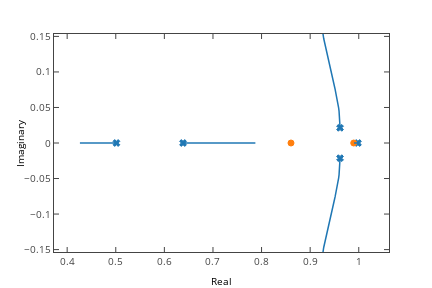

Here is the notebook cell this chart was saved with:
### Markdown cell above
Ikusten denez, puntako denbora ~9s da eta gaindiketa %156, nahi denaren baino pixka bat baxuagoa.  Ikusita kontrol seinalea ez dela handia, aztertu daiteke Erroen Kokaera K-ren arabera diseinua hobetu ahal den (K handituz).

### Code cell
c.rlocus(K*g2z*sarea,sp.r_[0:2:0.05])
f=plt.gcf();py.iplot_mpl(f)

### Figure 1 — Plotly figure (JSON) as saved in the notebook; plotly's stock layout.template omitted (floating-point values rounded to 4 significant figures)
{"data": [{"marker": {"color": "#1F77B4", "line": {"color": "#1F77B4", "width": 1}, "opacity": 1, "size": 6, "symbol": "x"}, "mode": "markers", "name": "_line0", "type": "scatter", "uid": "ea089bce-fcb1-4874-8236-016cff7f6128", "x": [0.9983, 0.9615, 0.9615, 0.6384, 0.5013], "xaxis": "x", "y": [0, 0.02134, -0.02134, 0, 0], "yaxis": "y"}, {"marker": {"color": "#FF7F0E", "line": {"color": "#FF7F0E", "width": 1}, "opacity": 1, "size": 6, "symbol": "circle"}, "mode": "markers", "name": "_line1", "type": "scatter", "uid": "ff2f641d-100c-4d90-9c08-12794d4d356d", "x": [-2.889, 0.9897, 0.8606, -0.203], "xaxis": "x", "y": [0, 0, 0, 0], "yaxis": "y"}, {"line": {"color": "rgba (31, 119, 180, 1)", "dash": "solid", "width": 1.5}, "mode": "lines", "name": "rootlocus", "type": "scatter", "uid": "dcbd1ff4-dd05-49fc-8731-b63727fe691a", "x": [0.5013, 0.4977, 0.4943, 0.4911, 0.488, 0.4852, 0.4825, 0.4798, 0.4774, 0.475, 0.4726, 0.4704, 0.4683, 0.4662, 0.4642, 0.4622, 0.4603, 0.4584, 0.4566, 0.4549, 0.4531, 0.4515, 0.4498, 0.4482, 0.4466, 0.4451, 0.4436, 0.4421, 0.4407, 0.4392, 0.4378, 0.4365, 0.4351, 0.4338, 0.4325, 0.4312, 0.4299, 0.4287, 0.4274, 0.4262], "xaxis": "x", "y": [0, 0, 0, 0, 0, 0, 0, 0, 0, 0, 0, 0, 0, 0, 0, 0, 0, 0, 0, 0, 0, 0, 0, 0, 0, 0, 0, 0, 0, 0, 0, 0, 0, 0, 0, 0, 0, 0, 0, 0], "yaxis": "y"}, {"line": {"color": "rgba (31, 119, 180, 1)", "dash": "solid", "width": 1.5}, "mode": "lines", "name": "rootlocus", "type": "scatter", "uid": "75056ae0-d03c-4830-a248-5ac700d34e77", "x": [0.6384, 0.6441, 0.6497, 0.655, 0.6601, 0.6651, 0.67, 0.6747, 0.6793, 0.6839, 0.6884, 0.6928, 0.6971, 0.7013, 0.7055, 0.7096, 0.7137, 0.7177, 0.7216, 0.7255, 0.7293, 0.733, 0.7367, 0.7403, 0.7439, 0.7473, 0.7507, 0.7541, 0.7573, 0.7605, 0.7635, 0.7665, 0.7694, 0.7723, 0.775, 0.7776, 0.7802, 0.7826, 0.785, 0.7873], "xaxis": "x", "y": [0, 0, 0, 0, 0, 0, 0, 0, 0, 0, 0, 0, 0, 0, 0, 0, 0, 0, 0, 0, 0, 0, 0, 0, 0, 0, 0, 0, 0, 0, 0, 0, 0, 0, 0, 0, 0, 0, 0, 0], "yaxis": "y"}, {"line": {"color": "rgba (31, 119, 180, 1)", "dash": "solid", "width": 1.5}, "mode": "lines", "name": "rootlocus", "type": "scatter", "uid": "24be11e2-0cd9-4401-88a4-80bf49fcde7c", "x": [0.9615, 0.9613, 0.9609, 0.9602, 0.9594, 0.9586, 0.9576, 0.9567, 0.9556, 0.9546, 0.9535, 0.9525, 0.9514, 0.9503, 0.9492, 0.9481, 0.947, 0.9459, 0.9448, 0.9437, 0.9426, 0.9415, 0.9405, 0.9394, 0.9384, 0.9374, 0.9364, 0.9354, 0.9345, 0.9336, 0.9327, 0.9318, 0.931, 0.9302, 0.9294, 0.9287, 0.928, 0.9273, 0.9267, 0.9261], "xaxis": "x", "y": [-0.02134, -0.02848, -0.03454, -0.03993, -0.04483, -0.04936, -0.05361, -0.05763, -0.06147, -0.06515, -0.0687, -0.07215, -0.0755, -0.07878, -0.082, -0.08515, -0.08827, -0.09134, -0.09437, -0.09738, -0.1004, -0.1033, -0.1063, -0.1092, -0.1121, -0.115, -0.118, -0.1209, -0.1237, -0.1266, -0.1295, -0.1324, -0.1353, -0.1381, -0.141, -0.1438, -0.1467, -0.1495, -0.1523, -0.1551], "yaxis": "y"}, {"line": {"color": "rgba (31, 119, 180, 1)", "dash": "solid", "width": 1.5}, "mode": "lines", "name": "rootlocus", "type": "scatter", "uid": "0b384164-54e2-4f62-9e24-5ce3130dcc46", "x": [0.9615, 0.9613, 0.9609, 0.9602, 0.9594, 0.9586, 0.9576, 0.9567, 0.9556, 0.9546, 0.9535, 0.9525, 0.9514, 0.9503, 0.9492, 0.9481, 0.947, 0.9459, 0.9448, 0.9437, 0.9426, 0.9415, 0.9405, 0.9394, 0.9384, 0.9374, 0.9364, 0.9354, 0.9345, 0.9336, 0.9327, 0.9318, 0.931, 0.9302, 0.9294, 0.9287, 0.928, 0.9273, 0.9267, 0.9261], "xaxis": "x", "y": [0.02134, 0.02848, 0.03454, 0.03993, 0.04483, 0.04936, 0.05361, 0.05763, 0.06147, 0.06515, 0.0687, 0.07215, 0.0755, 0.07878, 0.082, 0.08515, 0.08827, 0.09134, 0.09437, 0.09738, 0.1004, 0.1033, 0.1063, 0.1092, 0.1121, 0.115, 0.118, 0.1209, 0.1237, 0.1266, 0.1295, 0.1324, 0.1353, 0.1381, 0.141, 0.1438, 0.1467, 0.1495, 0.1523, 0.1551], "yaxis": "y"}, {"line": {"color": "rgba (31, 119, 180, 1)", "dash": "solid", "width": 1.5}, "mode": "lines", "name": "rootlocus", "type": "scatter", "uid": "0de79ae7-4cfd-4ab7-a9b7-0213f3bb3657", "x": [0.9983, 0.9964, 0.9951, 0.9942, 0.9935, 0.993, 0.9926, 0.9923, 0.992, 0.9918, 0.9916, 0.9915, 0.9913, 0.9912, 0.9911, 0.991, 0.991, 0.9909, 0.9908, 0.9908, 0.9907, 0.9907, 0.9906, 0.9906, 0.9906, 0.9905, 0.9905, 0.9905, 0.9904, 0.9904, 0.9904, 0.9904, 0.9903, 0.9903, 0.9903, 0.9903, 0.9903, 0.9903, 0.9902, 0.9902], "xaxis": "x", "y": [0, 0, 0, 0, 0, 0, 0, 0, 0, 0, 0, 0, 0, 0, 0, 0, 0, 0, 0, 0, 0, 0, 0, 0, 0, 0, 0, 0, 0, 0, 0, 0, 0, 0, 0, 0, 0, 0, 0, 0], "yaxis": "y"}], "layout": {"autosize": false, "height": 288, "hovermode": "closest", "margin": {"b": 36, "l": 54, "pad": 0, "r": 43, "t": 34}, "showlegend": false, "width": 432, "xaxis": {"anchor": "y", "autorange": false, "domain": [0, 1], "mirror": "ticks", "nticks": 11, "range": [0.3729, 1.062], "showgrid": false, "showline": true, "side": "bottom", "tickfont": {"size": 10}, "ticks": "inside", "title": {"font": {"color": "#000000", "size": 10}, "text": "Real"}, "type": "linear", "zeroline": false}, "yaxis": {"anchor": "x", "autorange": false, "domain": [0, 1], "mirror": "ticks", "nticks": 9, "range": [-0.1534, 0.1534], "showgrid": false, "showline": true, "side": "left", "tickfont": {"size": 10}, "ticks": "inside", "title": {"font": {"color": "#000000", "size": 10}, "text": "Imaginary"}, "type": "linear", "zeroline": false}}}
